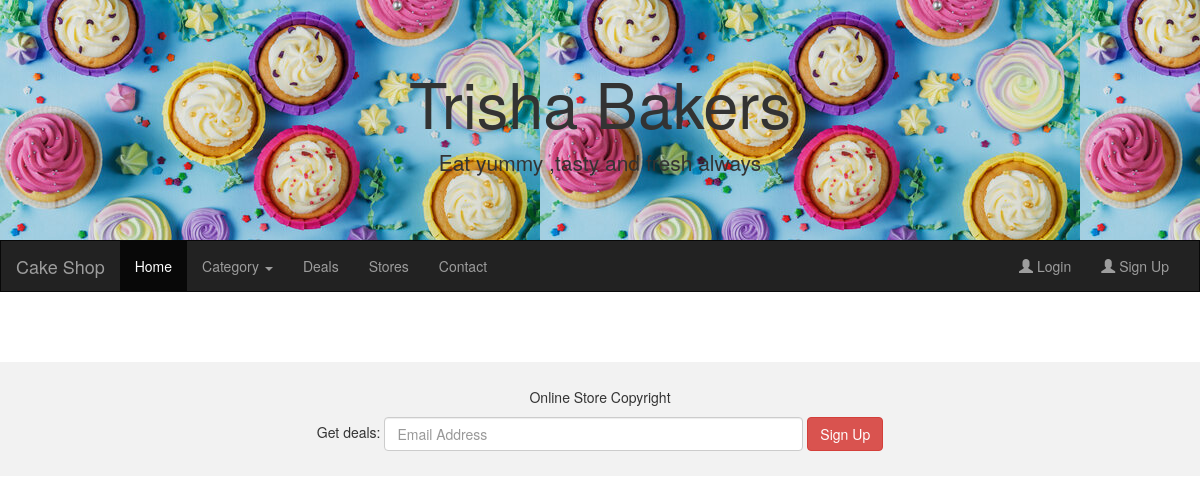
The app's page /, older data.
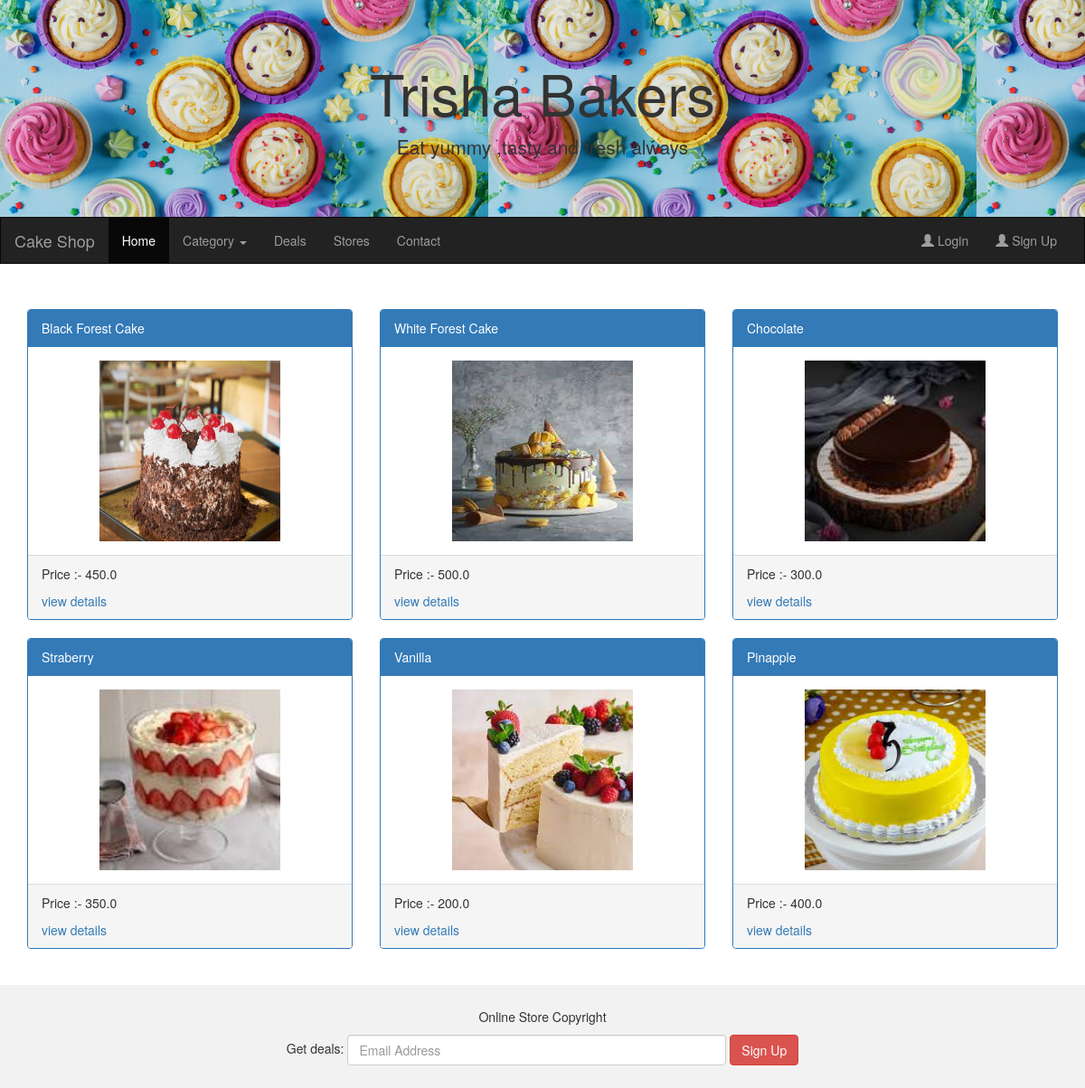
The same page, newer data.
### AdminApp/models.py (models this page shows)
class Product(models.Model):
    pname = models.CharField(max_length=20)
    price = models.FloatField(default=200)
    description = models.CharField(max_length=50)
    size = models.FloatField(default=1)
    quantity = models.IntegerField()
    image = models.ImageField(default='abc.jpg', upload_to='Images')
    cat = models.ForeignKey(to='Category', on_delete=models.CASCADE)
    class Meta:
        db_table = "Product"

### UserApp/views.py (the view)
# urls.py: path('',views.homepage),
def homepage(request):
    cats = Category.objects.all()
    cakes = Product.objects.all()
    return render(request, 'homepage.html', {"cats": cats, "cakes": cakes})

### UserApp/templates/homepage.html (shortened to what this page needs)
{%load static%}
<!DOCTYPE html>
<html lang="en">
<head>
    <link rel="stylesheet" href="https://maxcdn.bootstrapcdn.com/bootstrap/3.4.1/css/bootstrap.min.css">
</head>
<body>
    <div class="jumbotron">
        <div class="container text-center">
            <h1>Trisha Bakers</h1>
            <p>Eat yummy ,tasty and fresh always</p>
        </div>
    </div>
    <nav class="navbar navbar-inverse">
        <div class="container-fluid">
            <div class="navbar-header">
                {%if "uname" in request.session%}
      <a class="navbar-brand" href="#">Welcome {{request.session.uname}}</a>
      {%else%}
      <a class="navbar-brand" href="#">Cake Shop</a>
      {%endif%}
            </div>
            <div class="collapse navbar-collapse" id="myNavbar">
                <ul class="nav navbar-nav">
                    <li class="active"><a href="/">Home</a></li>
                    <li class="dropdown">
                        <a class="dropdown-toggle" data-toggle="dropdown" href="#">Category
                            <span class="caret"></span></a>
                    </li>
                    <li><a href="#">Deals</a></li>
                    <li><a href="#">Stores</a></li>
                    <li><a href="#">Contact</a></li>
                </ul>
                <ul class="nav navbar-nav navbar-right">
                    {%if "uname" in request.session%}
        <li><a href="/ShowAllCartItems"><span class="glyphicon glyphicon-shopping-cart"></span> Cart</a></li>
        <li><a href="/signout"><span class="glyphicon glyphicon-user"></span> Sign Out</a></li>
        {%else%}
        <li><a href="/login"><span class="glyphicon glyphicon-user"></span> Login</a></li>
        <li><a href="/signup"><span class="glyphicon glyphicon-user"></span> Sign Up</a></li>
        {%endif%}
        </ul>
            </div>
        </div>
    </nav>
    <div class="container">
    {%block content%}
        <div class="row">
            {% for cake in cakes%}
            <div class="col-sm-4">
                <div class="panel panel-primary">
                    <div class="panel-heading">{{cake.pname}}</div>
                    <div class="panel-body"><center><img src="{{cake.image.url}}" class="img-responsive"
                            style="width:200px;height:200px" alt="Image"></center></div>
                    <div class="panel-footer">
                        <p>Price :- {{cake.price}}</p>
                    <a href="/ViewDetails/{{cake.id}}">view details</a>
                    </div>
                </div>
            </div>
            {%endfor%}
        </div>
    {%endblock content%}
</div><br>
    <footer class="container-fluid text-center">
        <p>Online Store Copyright</p>
        <form class="form-inline">Get deals:
            <input type="email" class="form-control" size="50" placeholder="Email Address">
            <button type="button" class="btn btn-danger">Sign Up</button>
        </form>
    </footer>
</body>
</html>

Row changes from the older to the newer data that the page shows:
added Product: pname "Black Forest Cake", image (picture), price "450.0"
added Product: pname "White Forest Cake", image (picture), price "500.0"
added Product: pname "Chocolate", image (picture), price "300.0"
added Product: pname "Straberry", image (picture), price "350.0"
added Product: pname "Vanilla", image (picture), price "200.0"
added Product: pname "Pinapple", image (picture), price "400.0"
